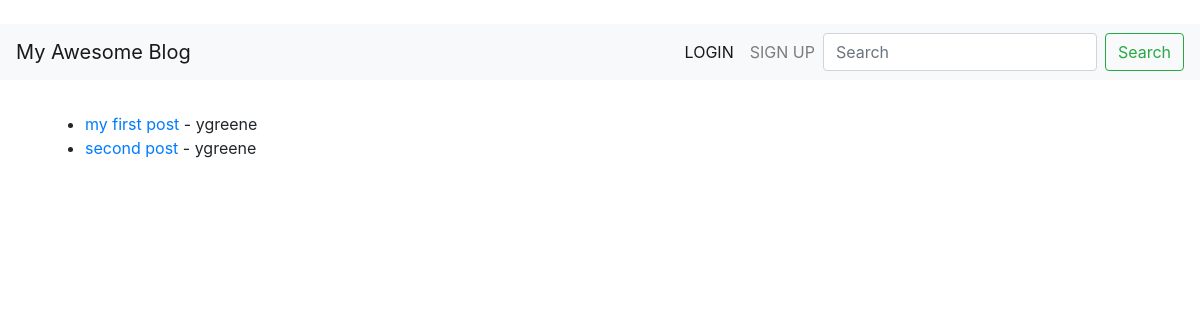
/, run on an earlier commit of the app's database.
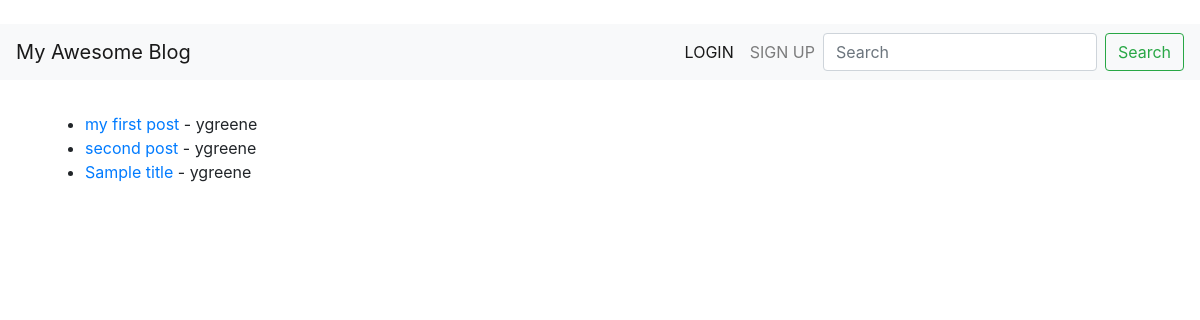
And on a later commit of the database.
### blog/models.py (models this page shows, shortened)
class Post(models.Model):
	author = models.ForeignKey(settings.AUTH_USER_MODEL, on_delete=models.CASCADE)
	title = models.CharField(max_length=200)
	text = models.TextField()
	created_date = models.DateTimeField(default=timezone.now)
	published_date = models.DateTimeField(blank=True, null=True)

### blog/views.py (the view)
# urls.py: path('', HomeView.as_view(), name='post_list'),
class HomeView(ListView):
	model = Post
	template_name = 'post_list.html'

### blog/templates/post_list.html (shortened to what this page needs)
{% extends 'base.html' %}
{% block content %}
<ul>
{% for post in object_list %}
	<li><a href= "{% url 'post_list' %}">{{ post.title }}</a> - {{ post.author }}<br/>
		{{ post.body }}</li>
{% endfor %}
</ul>
{% endblock %}

### blog/templates/base.html (shortened to what this page needs)
<!doctype html>
<html lang="en">
  <head>
    <link rel="stylesheet" href="https://stackpath.bootstrapcdn.com/bootstrap/4.5.0/css/bootstrap.min.css">
  </head>
  <body>
<nav class="navbar navbar-expand-lg navbar-light bg-light">
  <a class="navbar-brand" href="#">My Awesome Blog</a>
  <div class="collapse navbar-collapse" id="navbarSupportedContent">
    <form class="form-inline my-2 my-lg-0">
      <div class="collapse navbar-collapse" id="navbarSupportedContent">
    <ul class="navbar-nav mr-auto">
      <li class="nav-item active">
        <a class="nav-link" href="{% url 'login' %}">LOGIN <span class="sr-only">(current)</span></a>
      </li>
      <li class="nav-item">
        <a class="nav-link" href="{% url 'register' %}">SIGN UP</a>
      </li>
    </ul>
      <input class="form-control mr-sm-2" type="search" placeholder="Search" aria-label="Search">
      <button class="btn btn-outline-success my-2 my-sm-0" type="submit">Search</button>
    </form>
  </div>
</nav>
    <div class="container">
      {% block content %}
      {% endblock %}
    </div>
  </body>
</html>

What changed in the data, as far as the page shows it:
added Post: title "Sample title", author "ygreene"
